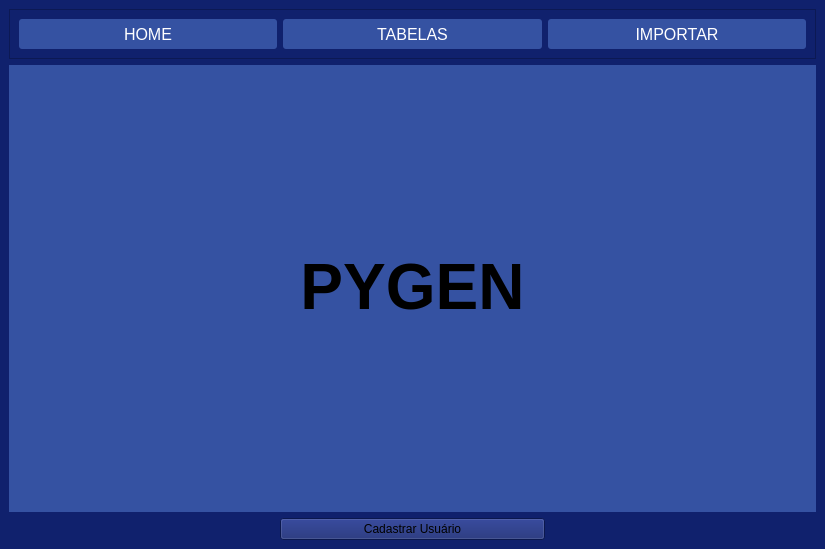
<?xml version="1.0" encoding="UTF-8"?>
<ui version="4.0">
 <class>MainWindow</class>
 <widget class="QMainWindow" name="MainWindow">
  <property name="geometry">
   <rect>
    <x>0</x>
    <y>0</y>
    <width>825</width>
    <height>549</height>
   </rect>
  </property>
  <property name="windowTitle">
   <string>MainWindow</string>
  </property>
  <property name="styleSheet">
   <string notr="true">background-color: rgb(16, 33, 109);</string>
  </property>
  <widget class="QWidget" name="centralwidget">
   <layout class="QVBoxLayout" name="verticalLayout">
    <item>
     <widget class="QFrame" name="frame">
      <property name="frameShape">
       <enum>QFrame::StyledPanel</enum>
      </property>
      <property name="frameShadow">
       <enum>QFrame::Raised</enum>
      </property>
      <layout class="QHBoxLayout" name="horizontalLayout">
       <item>
        <widget class="QPushButton" name="btn_Home">
         <property name="styleSheet">
          <string notr="true">QPushButton{
background-color: rgb(53, 82, 162);
border-radius: 3px;
font-size: 16px;
color: white;
height: 30px;
}
QPushButton:hover{
background-color: #fff; color:black;
}
</string>
         </property>
         <property name="text">
          <string>HOME</string>
         </property>
        </widget>
       </item>
       <item>
        <widget class="QPushButton" name="btn_tabelas">
         <property name="styleSheet">
          <string notr="true">QPushButton{
background-color: rgb(53, 82, 162);
border-radius: 3px;
font-size: 16px;
color: white;
height: 30px;
}
QPushButton:hover{
background-color: #fff; color:black;
}
</string>
         </property>
         <property name="text">
          <string>TABELAS</string>
         </property>
        </widget>
       </item>
       <item>
        <widget class="QPushButton" name="btn_pg_import">
         <property name="styleSheet">
          <string notr="true">QPushButton{
background-color: rgb(53, 82, 162);
border-radius: 3px;
font-size: 16px;
color: white;
height: 30px;
}
QPushButton:hover{
background-color: #fff; color:black;
}
</string>
         </property>
         <property name="text">
          <string>IMPORTAR</string>
         </property>
        </widget>
       </item>
      </layout>
     </widget>
    </item>
    <item>
     <widget class="QStackedWidget" name="Page">
      <property name="styleSheet">
       <string notr="true">background-color: rgb(53, 82, 162);
border-radius:0px;
</string>
      </property>
      <property name="currentIndex">
       <number>1</number>
      </property>
      <widget class="QWidget" name="pg_table">
       <layout class="QVBoxLayout" name="verticalLayout_8">
        <item>
         <widget class="QTabWidget" name="tabWidget">
          <property name="styleSheet">
           <string notr="true">border-radius:0px;</string>
          </property>
          <property name="currentIndex">
           <number>1</number>
          </property>
          <widget class="QWidget" name="tables">
           <attribute name="title">
            <string>Base</string>
           </attribute>
           <layout class="QVBoxLayout" name="verticalLayout_7">
            <item>
             <layout class="QHBoxLayout" name="horizontalLayout_2">
              <item>
               <widget class="QLineEdit" name="txt_file">
                <property name="sizePolicy">
                 <sizepolicy hsizetype="Expanding" vsizetype="Fixed">
                  <horstretch>0</horstretch>
                  <verstretch>0</verstretch>
                 </sizepolicy>
                </property>
                <property name="styleSheet">
                 <string notr="true">background-color: rgb(255, 255, 255);
height: 20px;
border-radius: 5px;</string>
                </property>
               </widget>
              </item>
              <item>
               <widget class="QPushButton" name="btn_open">
                <property name="styleSheet">
                 <string notr="true">QPushButton{
background-color: rgb(16, 33, 109);
color:white;
font-weight:bold;
width:60px;
height:20px;
border-radius:5px;
font-size:12px;
}
QPushButton:hover{
background-color: rgb(255, 255, 255);
color:black;
}</string>
                </property>
                <property name="text">
                 <string>Abrir</string>
                </property>
               </widget>
              </item>
             </layout>
            </item>
            <item>
             <layout class="QHBoxLayout" name="horizontalLayout_3">
              <item>
               <layout class="QVBoxLayout" name="verticalLayout_6">
                <item>
                 <layout class="QVBoxLayout" name="verticalLayout_5">
                  <item>
                   <widget class="QLabel" name="label_2">
                    <property name="text">
                     <string>ESTOQUE</string>
                    </property>
                   </widget>
                  </item>
                 </layout>
                </item>
                <item>
                 <widget class="QTreeWidget" name="tw_estoque">
                  <property name="styleSheet">
                   <string notr="true">background-color: rgb(255, 255, 255);</string>
                  </property>
                  <column>
                   <property name="text">
                    <string>Quantidade</string>
                   </property>
                  </column>
                  <column>
                   <property name="text">
                    <string>Medicação</string>
                   </property>
                  </column>
                  <column>
                   <property name="text">
                    <string>Data de Entrada</string>
                   </property>
                  </column>
                  <!-- <column>
                   <property name="text">
                    <string>Usuário</string>
                   </property>
                  </column> -->
                 </widget>
                </item>
                <item>
                 <layout class="QVBoxLayout" name="verticalLayout_4">
                  <item>
                   <widget class="QLabel" name="label_3">
                    <property name="text">
                     <string>SAIDA</string>
                    </property>
                   </widget>
                  </item>
                  <item>
                   <widget class="QTreeWidget" name="tw_saida">
                    <property name="styleSheet">
                     <string notr="true">background-color: rgb(255, 255, 255);</string>
                    </property>
                    <column>
                     <property name="text">
                      <string>Quantidade</string>
                     </property>
                    </column>
                    <column>
                     <property name="text">
                      <string>Medicação</string>
                     </property>
                    </column>
                    <column>
                     <property name="text">
                      <string>Data de saída</string>
                     </property>
                    </column>
                    <column>
                     <property name="text">
                      <string>Paciente</string>
                     </property>
                    </column>
                    <!-- <column>
                     <property name="text">
                      <string>Usuário</string>
                     </property>
                    </column> -->
                   </widget>
                  </item>
                 </layout>
                </item>
               </layout>
              </item>
              <item>
               <widget class="QFrame" name="frame_2">
                <property name="sizePolicy">
                 <sizepolicy hsizetype="Fixed" vsizetype="Preferred">
                  <horstretch>0</horstretch>
                  <verstretch>0</verstretch>
                 </sizepolicy>
                </property>
                <property name="frameShape">
                 <enum>QFrame::StyledPanel</enum>
                </property>
                <property name="frameShadow">
                 <enum>QFrame::Raised</enum>
                </property>
                <layout class="QVBoxLayout" name="verticalLayout_3">
                 <item>
                  <widget class="QPushButton" name="btn_importe">
                   <property name="styleSheet">
                    <string notr="true">QPushButton{
background-color: rgb(16, 33, 109);
border-radius: 3px;
font-size: 16px;
color: white;
height: 30px;
}
QPushButton:hover{
background-color: #fff; color:black;
}</string>
                   </property>
                   <property name="text">
                    <string>Importar</string>
                   </property>
                  </widget>
                 </item>
                 <item>
                  <widget class="QPushButton" name="btn_gesaida">
                   <property name="styleSheet">
                    <string notr="true">QPushButton{
background-color: rgb(16, 33, 109);
border-radius: 3px;
font-size: 16px;
color: white;
height: 30px;
}
QPushButton:hover{
background-color: #fff; color:black;
}</string>
                   </property>
                   <property name="text">
                    <string>Gerar saída</string>
                   </property>
                  </widget>
                 </item>
                 <item>
                  <widget class="QPushButton" name="btn_estorno">
                   <property name="styleSheet">
                    <string notr="true">QPushButton{
background-color: rgb(16, 33, 109);
border-radius: 3px;
font-size: 16px;
color: white;
height: 30px;
}
QPushButton:hover{
background-color: #fff; color:black;
}</string>
                   </property>
                   <property name="text">
                    <string>Estorno</string>
                   </property>
                  </widget>
                 </item>
                 <item>
                  <spacer name="verticalSpacer">
                   <property name="orientation">
                    <enum>Qt::Vertical</enum>
                   </property>
                   <property name="sizeHint" stdset="0">
                    <size>
                     <width>20</width>
                     <height>40</height>
                    </size>
                   </property>
                  </spacer>
                 </item>
                </layout>
               </widget>
              </item>
             </layout>
            </item>
           </layout>
          </widget>
          <widget class="QWidget" name="tab_2">
           <attribute name="title">
            <string>Estoque</string>
           </attribute>
           <layout class="QVBoxLayout" name="verticalLayout_11">
            <item>
             <widget class="QLabel" name="label_18">
              <property name="font">
               <font>
                <pointsize>19</pointsize>
               </font>
              </property>
              <property name="text">
               <string>&lt;html&gt;&lt;head/&gt;&lt;body&gt;&lt;p align=&quot;center&quot;&gt;&lt;span style=&quot; font-size:22pt; font-weight:600; color:#ffffff;&quot;&gt;Estoque&lt;/span&gt;&lt;/p&gt;&lt;/body&gt;&lt;/html&gt;</string>
              </property>
             </widget>
            </item>
            <item>
             <layout class="QHBoxLayout" name="horizontalLayout_13">
              <item>
               <widget class="QPushButton" name="btn_chart">
                <property name="styleSheet">
                 <string notr="true">QPushButton{
background-color: rgb(255, 255, 255);
color: rgb(0, 0, 0);
border-radius: 3px;
font-size: 16px;
height: 30px;
}
QPushButton:hover{
background-color: rgb(176, 176, 176);
 color:black;
}
</string>
                </property>
                <property name="text">
                 <string>Gerar Gráfico</string>
                </property>
               </widget>
              </item>
              <item>
               <widget class="QPushButton" name="btn_excel">
                <property name="styleSheet">
                 <string notr="true">QPushButton{
background-color: rgb(255, 255, 255);
color: rgb(0, 0, 0);
border-radius: 3px;
font-size: 16px;
height: 30px;
}
QPushButton:hover{
background-color: rgb(176, 176, 176);
 color:black;
}
</string>
                </property>
                <property name="text">
                 <string>Gerar Excel</string>
                </property>
               </widget>
              </item>
             </layout>
            </item>
            <item>
             <widget class="QLineEdit" name="txt_filtro">
              <property name="styleSheet">
               <string notr="true">background-color: rgb(255, 255, 255);
border-radius:10px;
height:27px;</string>
              </property>
              <property name="alignment">
               <set>Qt::AlignCenter</set>
              </property>
              <property name="placeholderText">
               <string>Filtro</string>
              </property>
             </widget>
            </item>
            <item>
             <widget class="QTableView" name="tb_estoque"/>
            </item>
           </layout>
          </widget>
         </widget>
        </item>
       </layout>
      </widget>
      <widget class="QWidget" name="pg_home">
       <layout class="QVBoxLayout" name="verticalLayout_2">
        <item>
         <widget class="QLabel" name="label">
          <property name="styleSheet">
           <string notr="true">background-color: rgb(53, 82, 162);
border-radius:10px;</string>
          </property>
          <property name="text">
           <string>&lt;html&gt;&lt;head/&gt;&lt;body&gt;&lt;p align=&quot;center&quot;&gt;&lt;span style=&quot; font-size:48pt; font-weight:600;&quot;&gt;PYGEN&lt;/span&gt;&lt;/p&gt;&lt;/body&gt;&lt;/html&gt;</string>
          </property>
         </widget>
        </item>
       </layout>
      </widget>
      <widget class="QWidget" name="pg_import">
       <layout class="QVBoxLayout" name="verticalLayout_10">
        <item>
         <widget class="QLabel" name="label_15">
          <property name="font">
           <font>
            <pointsize>19</pointsize>
           </font>
          </property>
          <property name="text">
           <string>&lt;html&gt;&lt;head/&gt;&lt;body&gt;&lt;p align=&quot;center&quot;&gt;&lt;span style=&quot; font-size:20pt; font-weight:600; color:#ffffff;&quot;&gt;IMPORTAR XML&lt;/span&gt;&lt;/p&gt;&lt;/body&gt;&lt;/html&gt;</string>
          </property>
         </widget>
        </item>
        <item>
         <layout class="QHBoxLayout" name="horizontalLayout_11">
          <item>
           <widget class="QLineEdit" name="lineEdit">
            <property name="styleSheet">
             <string notr="true">background-color: rgb(255, 255, 255);
border-radius:10px;
height:27px;</string>
            </property>
            <property name="alignment">
             <set>Qt::AlignCenter</set>
            </property>
            <property name="placeholderText">
             <string>Selecione o arquivo</string>
            </property>
           </widget>
          </item>
          <item>
           <widget class="QPushButton" name="btn_open_2">
            <property name="styleSheet">
             <string notr="true">QPushButton{
background-color: rgb(255, 255, 255);
color: rgb(0, 0, 0);
border-radius: 10px;
font-size: 16px;
height: 30px;
width:90px;
}
QPushButton:hover{
background-color: rgb(176, 176, 176);
 color:black;
}
</string>
            </property>
            <property name="text">
             <string>Abrir</string>
            </property>
           </widget>
          </item>
         </layout>
        </item>
        <item>
         <layout class="QHBoxLayout" name="horizontalLayout_12">
          <item>
           <widget class="QLabel" name="label_16">
            <property name="text">
             <string/>
            </property>
           </widget>
          </item>
          <item>
           <widget class="QPushButton" name="btn_import">
            <property name="styleSheet">
             <string notr="true">QPushButton{
background-color: rgb(255, 255, 255);
color: rgb(0, 0, 0);
border-radius: 10px;
font-size: 16px;
height: 30px;
}
QPushButton:hover{
background-color: rgb(176, 176, 176);
 color:black;
}
</string>
            </property>
            <property name="text">
             <string>IMPORTAR</string>
            </property>
           </widget>
          </item>
          <item>
           <widget class="QLabel" name="label_17">
            <property name="text">
             <string/>
            </property>
           </widget>
          </item>
         </layout>
        </item>
       </layout>
      </widget>
      <widget class="QWidget" name="pg_cadastro">
       <layout class="QVBoxLayout" name="verticalLayout_9">
        <item>
         <widget class="QLabel" name="label_14">
          <property name="text">
           <string>&lt;html&gt;&lt;head/&gt;&lt;body&gt;&lt;p align=&quot;center&quot;&gt;&lt;span style=&quot; font-size:20pt;&quot;&gt;tela de cadrasto&lt;/span&gt;&lt;/p&gt;&lt;/body&gt;&lt;/html&gt;</string>
          </property>
         </widget>
        </item>
        <item>
         <widget class="QLabel" name="label_6">
          <property name="text">
           <string>&lt;html&gt;&lt;head/&gt;&lt;body&gt;&lt;p align=&quot;center&quot;&gt;&lt;span style=&quot; font-size:12pt;&quot;&gt;CADASTRAR USUÁRIO&lt;/span&gt;&lt;/p&gt;&lt;/body&gt;&lt;/html&gt;</string>
          </property>
         </widget>
        </item>
        <item>
         <layout class="QHBoxLayout" name="horizontalLayout_8">
          <item>
           <widget class="QLabel" name="label_7">
            <property name="text">
             <string>Nome:</string>
            </property>
           </widget>
          </item>
          <item>
           <widget class="QLineEdit" name="txt_nome"/>
          </item>
         </layout>
        </item>
        <item>
         <layout class="QHBoxLayout" name="horizontalLayout_7">
          <item>
           <widget class="QLabel" name="label_8">
            <property name="text">
             <string>Usuário:</string>
            </property>
           </widget>
          </item>
          <item>
           <widget class="QLineEdit" name="txt_usuario"/>
          </item>
         </layout>
        </item>
        <item>
         <layout class="QHBoxLayout" name="horizontalLayout_6">
          <item>
           <widget class="QLabel" name="label_9">
            <property name="text">
             <string>Senha:</string>
            </property>
           </widget>
          </item>
          <item>
           <widget class="QLineEdit" name="txt_senha">
            <property name="echoMode">
             <enum>QLineEdit::Password</enum>
            </property>
           </widget>
          </item>
         </layout>
        </item>
        <item>
         <layout class="QHBoxLayout" name="horizontalLayout_5">
          <item>
           <widget class="QLabel" name="label_10">
            <property name="text">
             <string>Senha:</string>
            </property>
           </widget>
          </item>
          <item>
           <widget class="QLineEdit" name="txt_senha2">
            <property name="echoMode">
             <enum>QLineEdit::Password</enum>
            </property>
           </widget>
          </item>
         </layout>
        </item>
        <item>
         <layout class="QHBoxLayout" name="horizontalLayout_9">
          <item>
           <widget class="QLabel" name="label_11">
            <property name="text">
             <string>Perfil:</string>
            </property>
           </widget>
          </item>
          <item>
           <widget class="QComboBox" name="cb_perfil">
            <item>
             <property name="text">
              <string>Usuário</string>
             </property>
            </item>
            <item>
             <property name="text">
              <string>Admin</string>
             </property>
            </item>
           </widget>
          </item>
         </layout>
        </item>
        <item>
         <layout class="QHBoxLayout" name="horizontalLayout_10">
          <item>
           <widget class="QLabel" name="label_12">
            <property name="text">
             <string/>
            </property>
           </widget>
          </item>
          <item>
           <widget class="QPushButton" name="btn_cadastrar">
            <property name="sizePolicy">
             <sizepolicy hsizetype="Minimum" vsizetype="Fixed">
              <horstretch>0</horstretch>
              <verstretch>0</verstretch>
             </sizepolicy>
            </property>
            <property name="text">
             <string>Cadastrar</string>
            </property>
           </widget>
          </item>
          <item>
           <widget class="QLabel" name="label_13">
            <property name="text">
             <string/>
            </property>
           </widget>
          </item>
         </layout>
        </item>
       </layout>
      </widget>
     </widget>
    </item>
    <item>
     <layout class="QHBoxLayout" name="horizontalLayout_4">
      <item>
       <widget class="QLabel" name="label_4">
        <property name="text">
         <string/>
        </property>
       </widget>
      </item>
      <item>
       <widget class="QPushButton" name="btn_pg_cadastro">
        <property name="text">
         <string>Cadastrar Usuário</string>
        </property>
       </widget>
      </item>
      <item>
       <widget class="QLabel" name="label_5">
        <property name="text">
         <string/>
        </property>
       </widget>
      </item>
     </layout>
    </item>
   </layout>
  </widget>
 </widget>
 <resources/>
 <connections/>
</ui>
